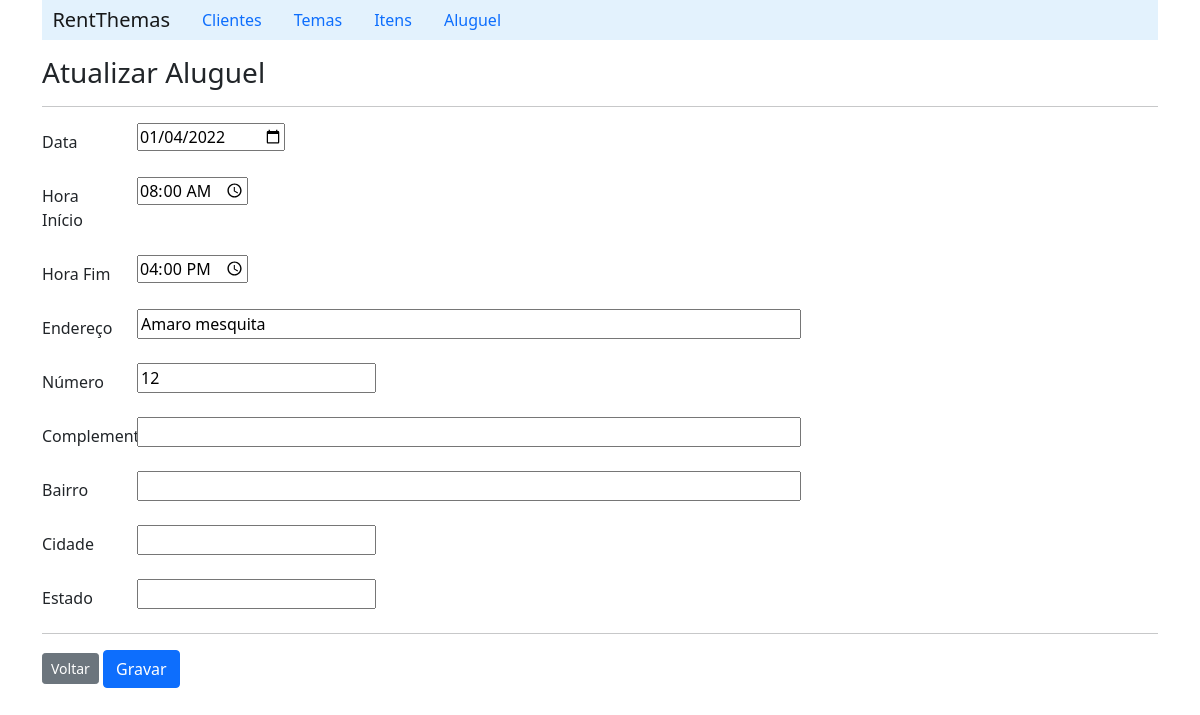
The page /detailRent/2 on the database as committed earlier.
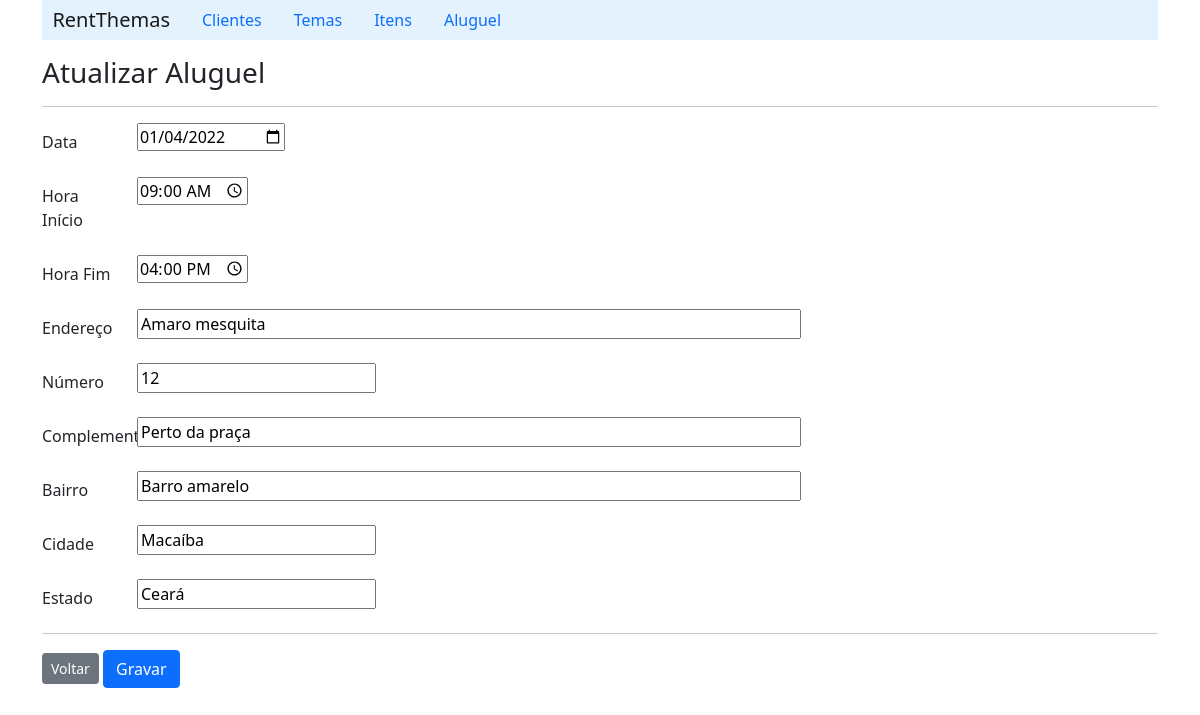
The same page on the database as committed later.
### rent/models.py (models this page shows, shortened)
class Rent(models.Model):
    date = models.DateField(blank=False, null=False)
    start_hours = models.CharField(max_length=5, blank=False, null=False)
    end_hours = models.CharField(max_length=5, blank=False, null=False)
    client = models.ForeignKey('Client', on_delete=CASCADE, related_name='rents')
    theme = models.ForeignKey('Theme', on_delete=CASCADE, related_name='rents')
    address = models.OneToOneField('Address', on_delete=models.CASCADE, null=True)

class Address(models.Model):
    street = models.CharField(max_length=60)
    number = models.IntegerField(null=True)
    complement = models.CharField(max_length=50)
    district = models.CharField(max_length=20)
    city = models.CharField(max_length=20)
    state = models.CharField(max_length=20, blank=True)

### rent/views.py (the view)
# urls.py: path('detailRent/<int:id>', RentViews.detailRent),
    def detailRent(request, id):
        rent = Rent.objects.get(pk=id)
        return render(request, 'rent/formEditRent.html', {'rent': rent})

### rent/templates/rent/formEditRent.html (shortened to what this page needs)
{% extends "index.html" %}
{% block content %}
    <h3>Atualizar Aluguel</h3>
    <hr>
        <form action="/updateRent/{{rent.id}}" method="post">
            <div class="row mb-3">
                <label class="col-sm-1 col-form-label" for="date">Data</label>
                <div class="col-sm-11">
                    <input id="date" type="date" name="date" value="{{rent.date|date:'Y-m-d'}}">
                </div>
            </div>
            <div class="row mb-3">
                <label class="col-sm-1 col-form-label" for="start">Hora Início</label>
                <div class="col-sm-11">
                    <input id="start" type="time" name="start_hours" value="{{rent.start_hours}}">
                </div>
            </div>
            <div class="row mb-3">
                <label class="col-sm-1 col-form-label" for="end">Hora Fim</label>
                <div class="col-sm-11">
                    <input id="end" type="time" name="end_hours" value="{{rent.end_hours}}">
                </div>
            </div>
            <div class="row mb-3">
                <label class="col-sm-1 col-form-label"  for="street">Endereço</label>
                <div class="col-sm-11">
                    <input id="street" size="66" type="text" name="street" value="{{rent.address.street}}">
                </div>
            </div>
            <div class="row mb-3">
                <label class="col-sm-1 col-form-label"  for="number">Número</label>
                <div class="col-sm-11">
                    <input id="number"  type="text" name="number" value="{{rent.address.number}}">
                </div>
            </div>
            <div class="row mb-3">
                <label class="col-sm-1 col-form-label"  for="complement">Complemento</label>
                <div class="col-sm-11">
                    <input id="complement" size="66" type="text" name="complement" value="{{rent.address.complement}}">
                </div>
            </div>
            <div class="row mb-3">
                <label class="col-sm-1 col-form-label"  for="district">Bairro</label>
                <div class="col-sm-11">
                    <input id="district" size="66" type="text" name="district" value="{{rent.address.district}}">
                </div>
            </div>
            <div class="row mb-3">
                <label class="col-sm-1 col-form-label"  for="city">Cidade</label>
                <div class="col-sm-11">
                    <input id="city" size="20" type="text" name="city" value="{{rent.address.city}}">
                </div>
            </div>
            <div class="row mb-3">
                <label class="col-sm-1 col-form-label"  for="state">Estado</label>
                <div class="col-sm-11">
                    <input id="state" size="20" type="text" name="state" value="{{rent.address.state}}">
                </div>
            </div>
            <hr>
            <a class="btn btn-secondary btn-sm" href="/listRent">Voltar</a>
            <input class="btn btn-primary" type="submit" value="Gravar">
        </form>
{% endblock %}

Rows that differ between the two databases and show on the page:
changed Rent "Amaro mesquita": start_hours "08:00" → "09:00"; complement (not shown) → "Perto da praça"; district (not shown) → "Barro amarelo"; city (not shown) → "Macaíba"; state (not shown) → "Ceará"
